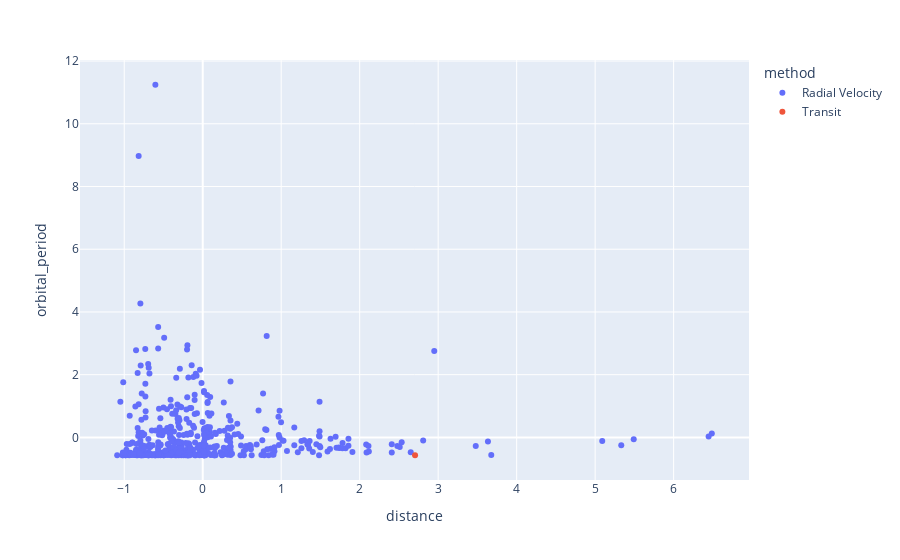

Notebook cell for this chart:
### Code cell
'''
multivariate plot
'''

fig = px.scatter(df_planets_scaled, y='orbital_period',x='distance', color='method')

fig.show()

### Figure 1 — Plotly figure (JSON) as saved in the notebook; plotly's stock layout.template omitted (floating-point values rounded to 4 significant figures; data arrays with more than 128 entries replaced by an {"elided": "..."} marker saying what was removed)
{"data": [{"hovertemplate": "method=Radial Velocity<br>distance=%{x}<br>orbital_period=%{y}<extra></extra>", "legendgroup": "Radial Velocity", "marker": {"color": "#636efa", "symbol": "circle"}, "mode": "markers", "name": "Radial Velocity", "orientation": "v", "showlegend": true, "type": "scatter", "x": {"elided": "497 float values"}, "xaxis": "x", "y": {"elided": "497 float values"}, "yaxis": "y"}, {"hovertemplate": "method=Transit<br>distance=%{x}<br>orbital_period=%{y}<extra></extra>", "legendgroup": "Transit", "marker": {"color": "#EF553B", "symbol": "circle"}, "mode": "markers", "name": "Transit", "orientation": "v", "showlegend": true, "type": "scatter", "x": [2.705], "xaxis": "x", "y": [-0.5676], "yaxis": "y"}], "layout": {"legend": {"title": {"text": "method"}, "tracegroupgap": 0}, "margin": {"t": 60}, "xaxis": {"anchor": "y", "domain": [0, 1], "title": {"text": "distance"}}, "yaxis": {"anchor": "x", "domain": [0, 1], "title": {"text": "orbital_period"}}}}
